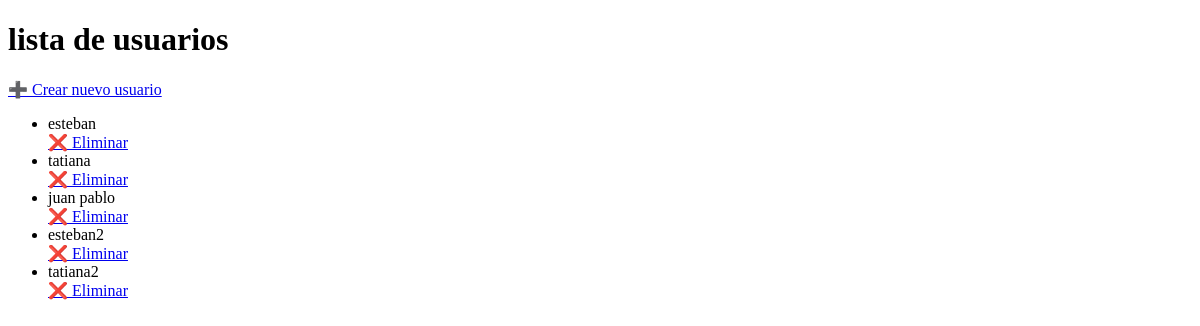
Before: / with the older database file.
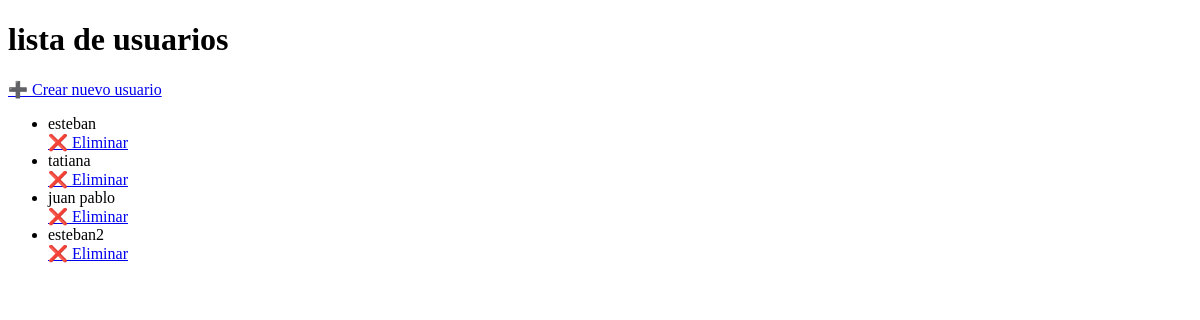
After: the same page with the newer database file.
### usuarios/models.py (models this page shows, shortened)
class Usuario(models.Model):
    nombre = models.CharField(max_length=100)

### usuarios/views.py (the view)
# urls.py: path("",views.lista_usuarios),
def lista_usuarios(request):
    usuario = Usuario.objects.all()
    return render(request,"usuarios/lista.html",{"usuarios":usuario})

### usuarios/templates/usuarios/lista.html (shortened to what this page needs)
<!DOCTYPE html>
<html lang="en">
<head>
</head>
<body>
    <h1>lista de usuarios</h1>
    <a href="/crear/">➕ Crear nuevo usuario</a>
    <ul>
        {% for usuario in usuarios %}
            <li>{{ usuario.nombre }}</li>
            <a href="/eliminar/{{ usuario.id }}">❌ Eliminar</a>
        {% empty %}
            <li>No hay usuarios</li>
        {% endfor %}
    </ul>
</body>
</html>

Changed rows visible on the page:
removed Usuario: nombre "tatiana2"
